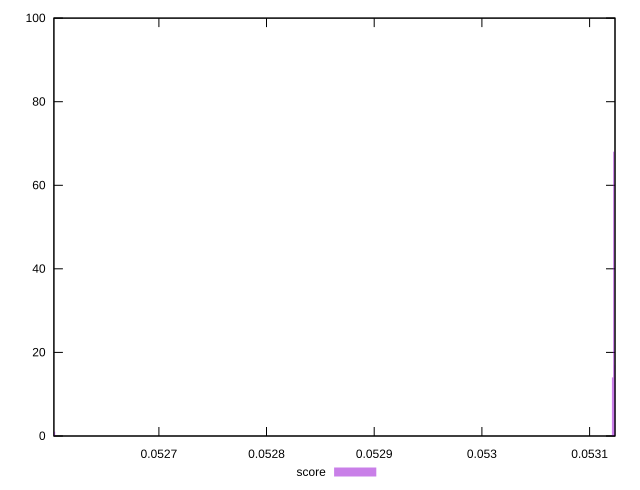

This chart was generated by the following gnuplot code:
reset
set terminal svg size 640, 490 enhanced background rgb 'white'
set output "reprap/total-byte-weight/samples/pages+cached+noadtech/score/histogram.svg"

$score <<EOF
0.05313091687639282 99
0.05259288227511289 1
EOF

set key outside below
set boxwidth 0.00013450865031998182
set yrange [0:100]
set style fill transparent solid 0.5 noborder

plot \
  $score title "score" with boxes, \


reset
